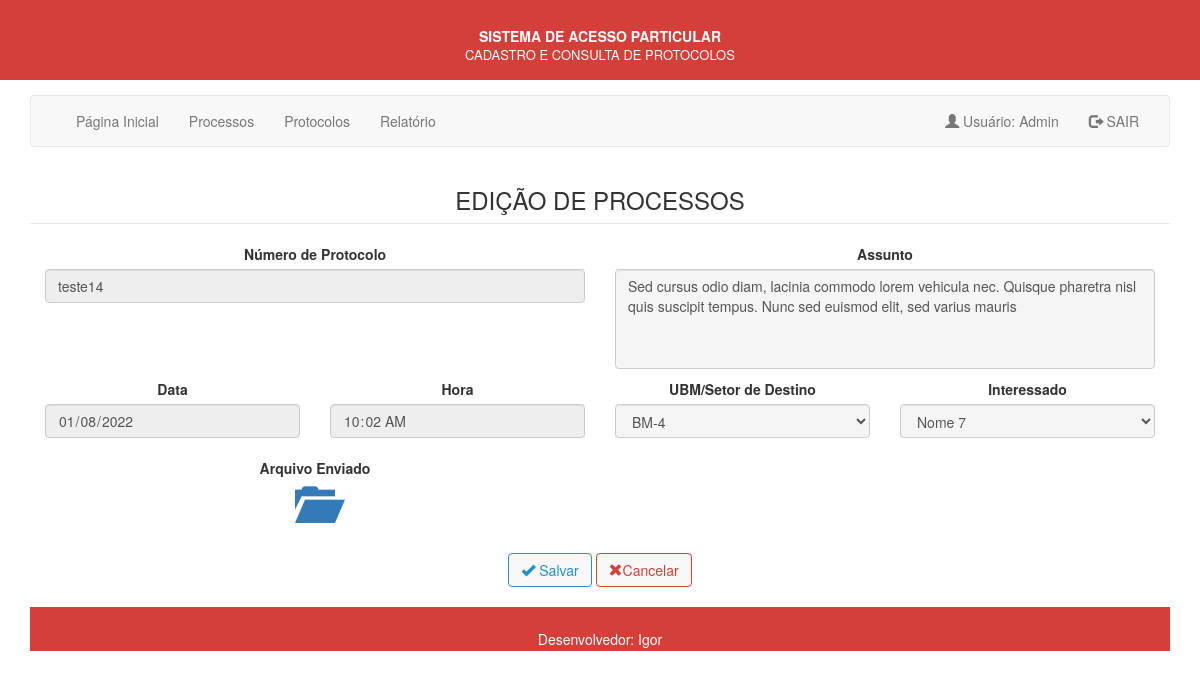
Before: /editar.php?id=5 (signed in) with the older database file.
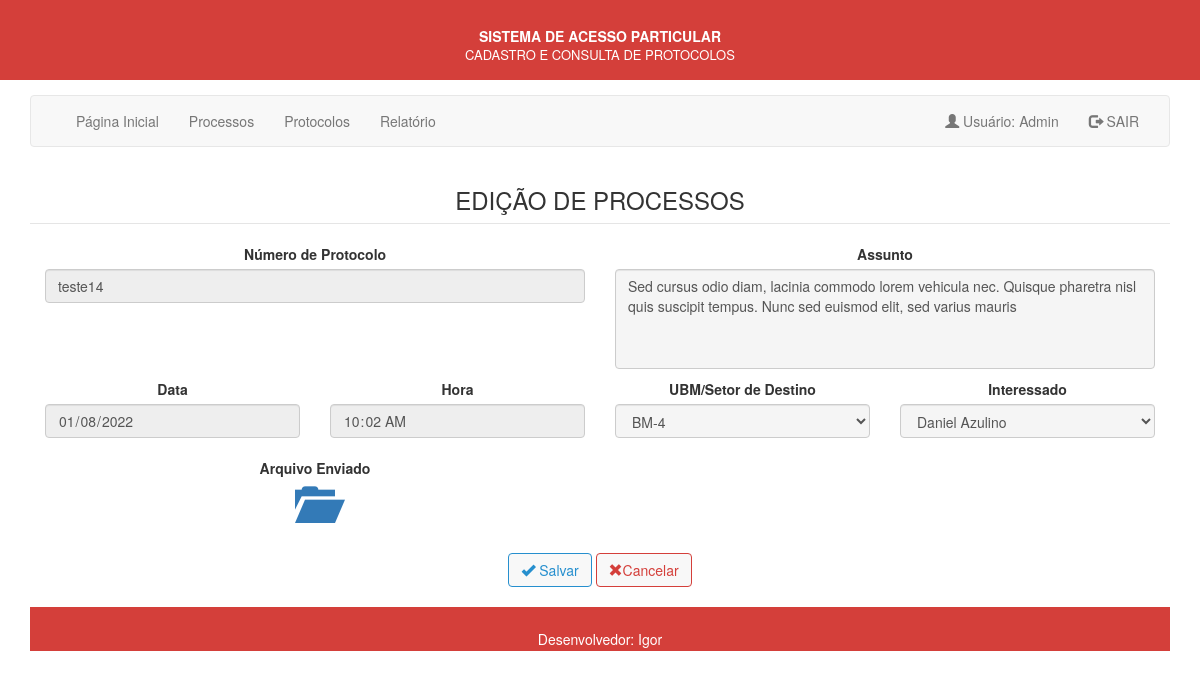
After: the same page with the newer database file.
### tables this page shows
CREATE TABLE `tab_processos` (
  `id` int(11) NOT NULL,
  `nprotocolo` varchar(20) DEFAULT NULL,
  `assunto` text DEFAULT NULL,
  `data` date DEFAULT NULL,
  `hora` time DEFAULT NULL,
  `destino` varchar(100) DEFAULT NULL,
  `interessado` varchar(100) DEFAULT NULL,
  `arquivo` varchar(50) DEFAULT NULL
);

### editar.php (the view, shortened to what this page needs)
<?php
$id_processo = (isset($_GET['id'])) ? $_GET['id'] : '';
if (!empty($id_processo) && is_numeric($id_processo)) :
	$conexao = conexao::getInstance();
	$sql = "SELECT id, nprotocolo, assunto, data, hora, destino, interessado, arquivo FROM tab_processos WHERE id = :id";
	$stm = $conexao->prepare($sql);
	$stm->bindValue(':id', $id_processo);
	$stm->execute();
	$processo = $stm->fetch(PDO::FETCH_OBJ);
endif;
?>
<?php include 'header.php'; ?>
<!DOCTYPE html>
<html>
<head>
	<link rel="stylesheet" type="text/css" href="css/css/bootstrap.min.css">
	<link rel="stylesheet" type="text/css" href="css/bootstrap.min.css">
	<link rel="stylesheet" type="text/css" href="css/estilo.css">
</head>
<body>
	<div class='container'>
		<fieldset>
			<div id="label">
				<legend>
					<h3 style="text-align:center;">EDIÇÃO DE PROCESSOS</h3>
				</legend>
				<?php if (empty($processo)) : ?>
					<h3 class="text-center text-danger">Processo não encontrado!</h3>
				<?php else : ?>
					<form action="acao_processo.php" method="post" id='form-contato' enctype='multipart/form-data'>
						<div class="col-md-6">
							<label for="nprotocolo">Número de Protocolo</label>
							<input type="text" class="form-control" id="nprotocolo" name="nprotocolo" value="<?= $processo->nprotocolo ?>" readonly />
						</div>
						<div id="assuntotxt" class="col-md-6">
							<label for="assunto">Assunto</label>
							<textarea class="form-control" id="assunto" name="assunto" style="height:100px; resize:none;" value="<?= $processo->assunto ?>" placeholder="Digite o Assunto do Protocolo"><?= $processo->assunto ?></textarea>
						</div>
						<div class="col-md-3">
							<label for="data">Data</label>
							<input type="date" class="form-control" id="data" maxlength="14" name="data" value="<?= $processo->data ?>" readonly />
						</div>
						<div class="col-md-3">
							<label for="hora">Hora</label>
							<input type="time" class="form-control" id="hora" maxlength="10" name="hora" value="<?= $processo->hora ?>" readonly />
						</div>
						<div class="col-md-3">
							<label for="destino">UBM/Setor de Destino</label>
							<select class="form-control" name="destino" id="destino">
								<option value="<?= $processo->destino ?>"><?= $processo->destino ?></option>
								<option value="DOP">------- DOP -------</option><br>
								<option value="DSCIP">------- DSCIP -------</option><br>
							</select>
						</div>
						<div class="col-md-3">
							<label for="interessado">Interessado</label>
							<select class="form-control" name="interessado" id="interessado">
								<option value="<?= $processo->interessado ?>"><?= $processo->interessado ?></option>
							</select>
						</div>
						<div class="col-lg-6">
							<br />
							<label for="arquivo">Arquivo Enviado</label>
							<br />
							<div class="btn-group btn-group-lg" style="font-size: 40px;">
								<a href="uploads/<?= $processo->arquivo ?>" <span class="glyphicon glyphicon-folder-open" target="_blank"> </span> </a>
							</div>
						</div>
			</div>
			<div class="col-md-12" style="margin-top: 30px; text-align:center; margin-bottom: 10px;">
				<button type="submit" class="btn btn-primary" id='botao'><span class="glyphicon glyphicon-ok"> </span>
					Salvar
				</button>
				<a href='processo.php' class="btn btn-danger"><span class="glyphicon glyphicon-remove"> </span>Cancelar</a>
			</div>
		<?php endif; ?>
		</fieldset>
		<?php include 'footer.php'; ?>
	</div>
</body>
</html>

Changed rows visible on the page:
changed tab_processos "teste14": interessado "Nome 7" → "Daniel Azulino"
